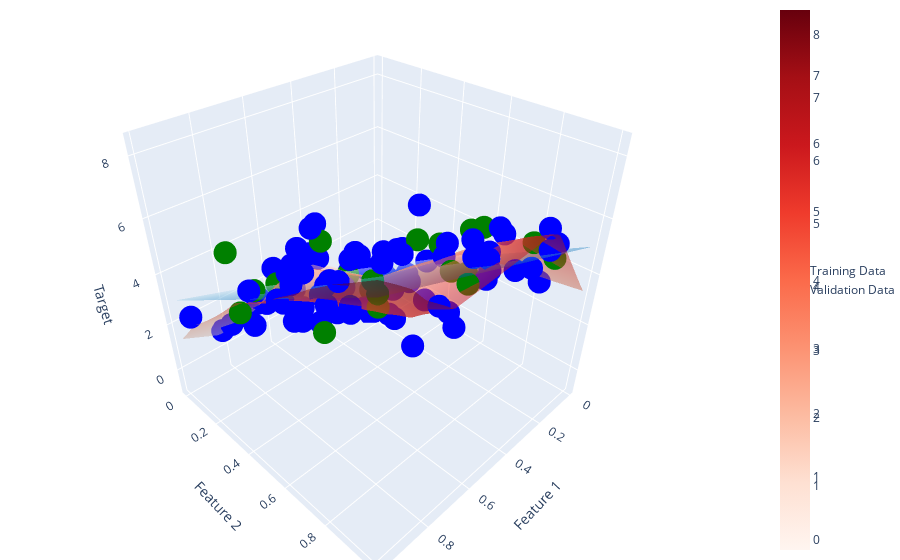

The cell this chart's notebook holds for it:
### Code cell
# Create a meshgrid for plotting the true and predicted surfaces
x_surf, y_surf = np.meshgrid(np.linspace(X[:, 0].min(), X[:, 0].max(), n_samples),
                             np.linspace(X[:, 1].min(), X[:, 1].max(), n_samples))

z_true_surf = 3 * x_surf + 5 * y_surf  # True surface
z_predicted_surf = model(torch.tensor(np.vstack((x_surf.flatten(), y_surf.flatten())).T, dtype=torch.float32)).detach().numpy().reshape(x_surf.shape)

# Create a plotly figure
fig = go.Figure()

# Add true function data
fig.add_trace(go.Scatter3d(x=X_train[:, 0], y=X_train[:, 1], z=Y_train, mode='markers', marker=dict(color='blue'), name='Training Data'))

# Add true function data
fig.add_trace(go.Scatter3d(x=X_val[:, 0], y=X_val[:, 1], z=Y_val, mode='markers', marker=dict(color='green'), name='Validation Data'))

# Add true surface
fig.add_trace(go.Surface(x=x_surf, y=y_surf, z=z_true_surf, opacity=0.5, colorscale='blues', name='True Surface'))

# Add predicted surface
fig.add_trace(go.Surface(x=x_surf, y=y_surf, z=z_predicted_surf, opacity=0.5, colorscale='reds', name='Predicted Surface'))

# Layout
fig.update_layout(scene=dict(
                    xaxis_title='Feature 1',
                    yaxis_title='Feature 2',
                    zaxis_title='Target'),
                    legend=dict(y=0.5, font_size=12),
                    margin=dict(l=0, r=0, b=0, t=0))

# Show the figure
fig.show()

### Figure 1 — Plotly figure (JSON) as saved in the notebook; plotly's stock layout.template omitted (floating-point values rounded to 4 significant figures; data arrays with more than 128 entries replaced by an {"elided": "..."} marker saying what was removed)
{"data": [{"marker": {"color": "blue"}, "mode": "markers", "name": "Training Data", "type": "scatter3d", "x": [0.4471, 0.3454, 0.9884, 0.5666, 0.6521, 0.2646, 0.318, 0.1862, 0.7782, 0.8062, 0.4615, 0.2894, 0.521, 0.6531, 0.5356, 0.7917, 0.1355, 0.618, 0.9765, 0.4562, 0.8289, 0.8379, 0.07104, 0.3982, 0.2089, 0.9437, 0.7221, 0.5702, 0.4239, 0.1434, 0.3154, 0.4376, 0.01879, 0.2828, 0.02022, 0.8073, 0.568, 0.6602, 0.9768, 0.7044, 0.6995, 0.05803, 0.2231, 0.5232, 0.6778, 0.57, 0.1318, 0.5743, 0.9561, 0.7396, 0.4072, 0.06415, 0.8811, 0.5865, 0.2274, 0.8138, 0.1494, 0.1966, 0.7301, 0.8817, 0.01919, 0.73, 0.7393, 0.4663, 0.6028, 0.2488, 0.6976, 0.4237, 0.2104, 0.7937, 0.5772, 0.7142, 0.2, 0.9755, 0.3595, 0.7253, 0.4359, 0.5218, 0.9342, 0.7352], "y": [0.8464, 0.9281, 0.102, 0.2654, 0.4314, 0.7742, 0.4143, 0.9444, 0.87, 0.7039, 0.7805, 0.1832, 0.05434, 0.2533, 0.5899, 0.5289, 0.2983, 0.4288, 0.4687, 0.5684, 0.004695, 0.0961, 0.08713, 0.2098, 0.1613, 0.6818, 0.8664, 0.4386, 0.6064, 0.9447, 0.3637, 0.8918, 0.6176, 0.1202, 0.8326, 0.5691, 0.9256, 0.2901, 0.6048, 0.03184, 0.2974, 0.4344, 0.9527, 0.09394, 0.27, 0.5909, 0.7163, 0.6532, 0.644, 0.4905, 0.06917, 0.6925, 0.5813, 0.02011, 0.2544, 0.3965, 0.8681, 0.3687, 0.3119, 0.6925, 0.3016, 0.1716, 0.03919, 0.2444, 0.5449, 0.5762, 0.06023, 0.6459, 0.1289, 0.2239, 0.2379, 0.9988, 0.01852, 0.8558, 0.437, 0.5013, 0.8919, 0.4147, 0.614, 0.9622], "z": [5.891, 5.367, 2.832, 5.19, 4.177, 4.984, 3.797, 5.422, 7.529, 5.341, 3.742, 2.439, 1.438, 3.851, 3.09, 6.949, 1.434, 3.652, 5.54, 5.067, 0.8933, 1.701, 0.7363, 1.668, -0.7902, 6.922, 4.428, 2.529, 6.563, 5.47, 2.411, 5.334, 2.494, 1.973, 2.998, 4.111, 7.282, 2.475, 5.915, 0.5964, 4.372, 3.041, 6.343, 3.376, 3.359, 5.146, 5.077, 3.448, 6.467, 4.352, 2.349, 4.478, 4.605, 2.5, 2.646, 3.958, 4.296, 1.694, 4.271, 5.698, 1.523, 2.411, 1.246, 1.019, 3.453, 3.907, 1.704, 3.353, 1.293, 3.203, 4.001, 5.713, 0.5597, 7.632, 2.46, 4.665, 5.999, 4.56, 5.059, 6.278]}, {"marker": {"color": "green"}, "mode": "markers", "name": "Validation Data", "type": "scatter3d", "x": [0.01171, 0.592, 0.8965, 0.3186, 0.5759, 0.2961, 0.6668, 0.6974, 0.9786, 0.5488, 0.6121, 0.159, 0.1002, 0.821, 0.1647, 0.9637, 0.1625, 0.1238, 0.1183, 0.6563], "y": [0.36, 0.5723, 0.3676, 0.6674, 0.9293, 0.1187, 0.6706, 0.4535, 0.7992, 0.7152, 0.6169, 0.1104, 0.9195, 0.0971, 0.6215, 0.3834, 0.6156, 0.848, 0.6399, 0.1382], "z": [2.512, 4.539, 4.684, 4.053, 6.005, 1.311, 4.898, 5.854, 5.931, 6.349, 3.887, -0.0756, 4.66, 4.492, 4.754, 4.31, 3.022, 5.028, 4.742, 2.712]}, {"colorscale": [[0, "rgb(247,251,255)"], [0.125, "rgb(222,235,247)"], [0.25, "rgb(198,219,239)"], [0.375, "rgb(158,202,225)"], [0.5, "rgb(107,174,214)"], [0.625, "rgb(66,146,198)"], [0.75, "rgb(33,113,181)"], [0.875, "rgb(8,81,156)"], [1, "rgb(8,48,107)"]], "name": "True Surface", "opacity": 0.5, "type": "surface", "x": {"elided": "100x100 float values"}, "y": {"elided": "100x100 float values"}, "z": {"elided": "100x100 float values"}}, {"colorscale": [[0, "rgb(255,245,240)"], [0.125, "rgb(254,224,210)"], [0.25, "rgb(252,187,161)"], [0.375, "rgb(252,146,114)"], [0.5, "rgb(251,106,74)"], [0.625, "rgb(239,59,44)"], [0.75, "rgb(203,24,29)"], [0.875, "rgb(165,15,21)"], [1, "rgb(103,0,13)"]], "name": "Predicted Surface", "opacity": 0.5, "type": "surface", "x": {"elided": "100x100 float values"}, "y": {"elided": "100x100 float values"}, "z": {"elided": "100x100 float values"}}], "layout": {"legend": {"font": {"size": 12}, "y": 0.5}, "margin": {"b": 0, "l": 0, "r": 0, "t": 0}, "scene": {"xaxis": {"title": {"text": "Feature 1"}}, "yaxis": {"title": {"text": "Feature 2"}}, "zaxis": {"title": {"text": "Target"}}}}}
